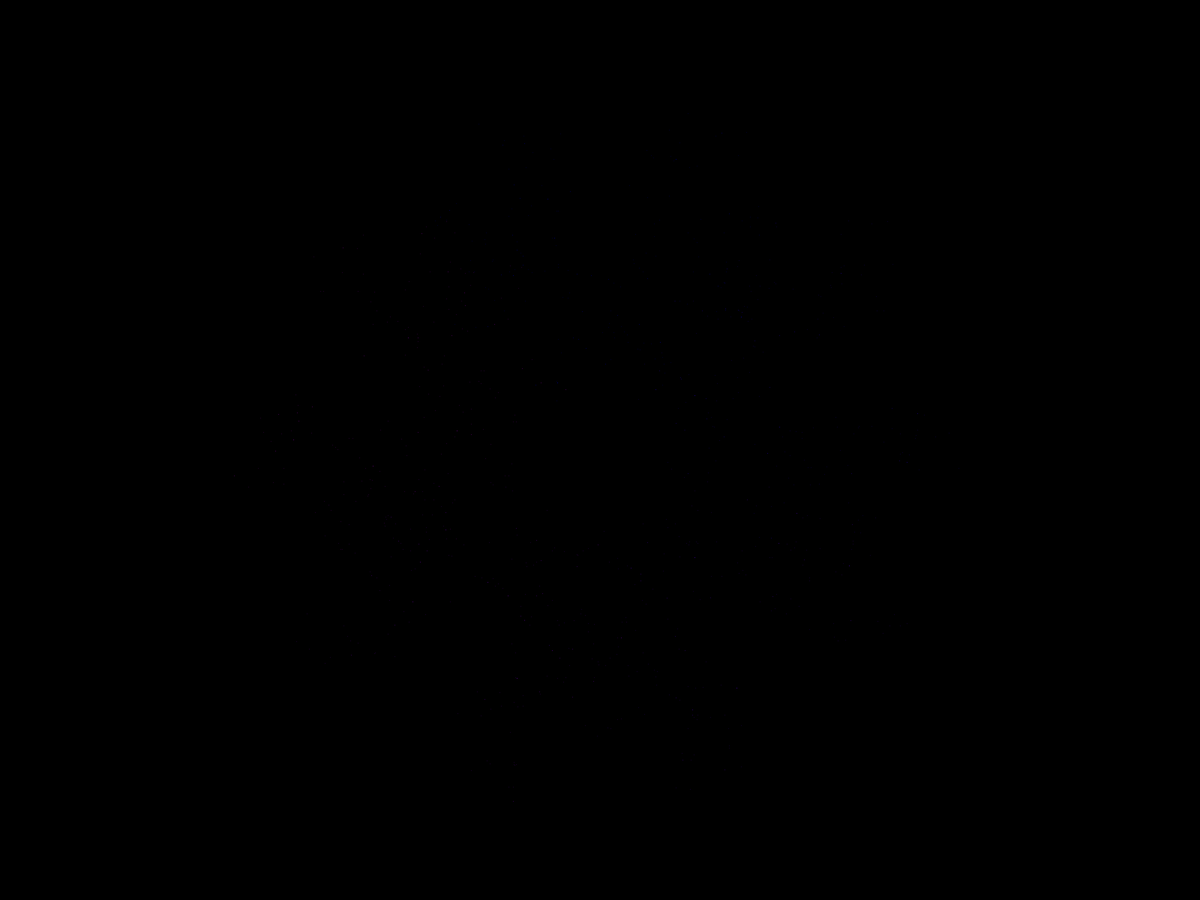
Frame 1 (no input)
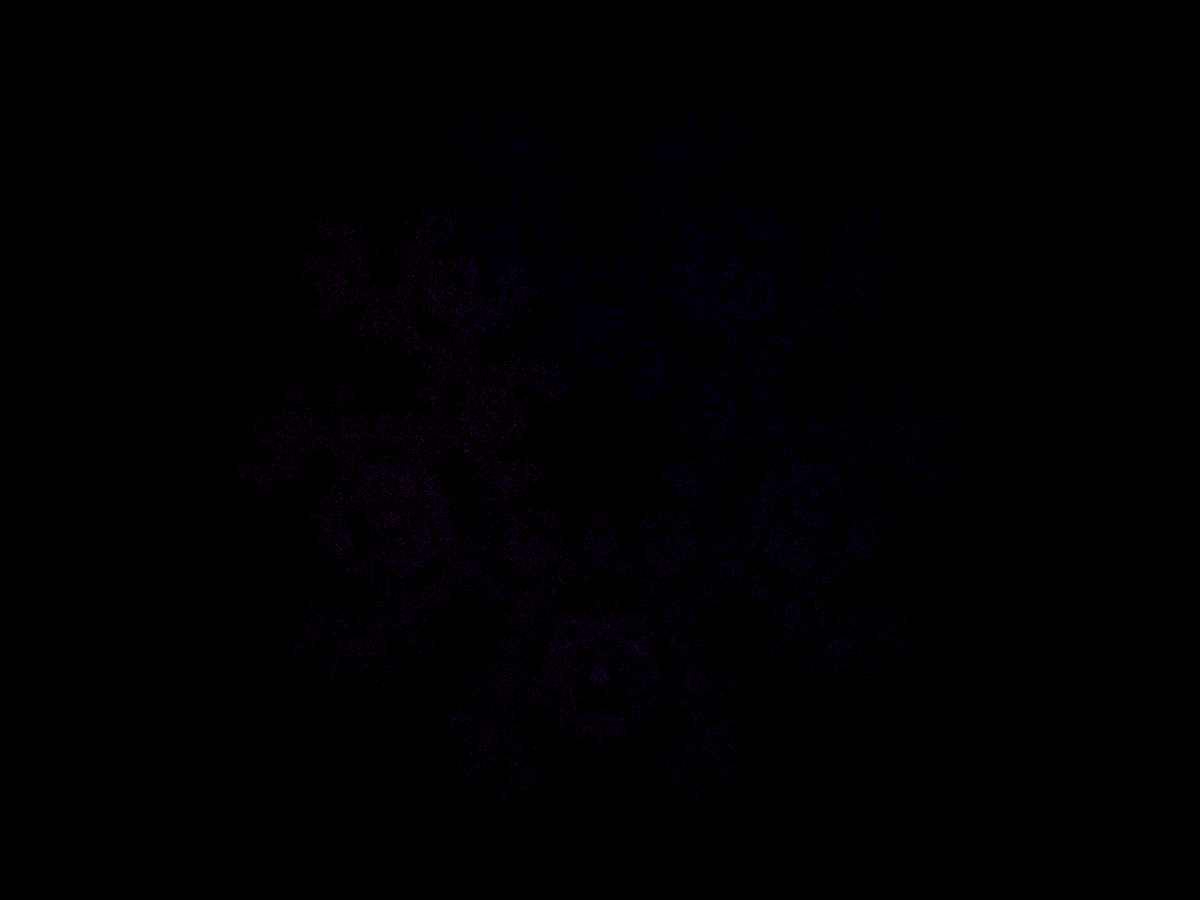
Frame 60 (the mouse pressed at the canvas centre just before this capture)
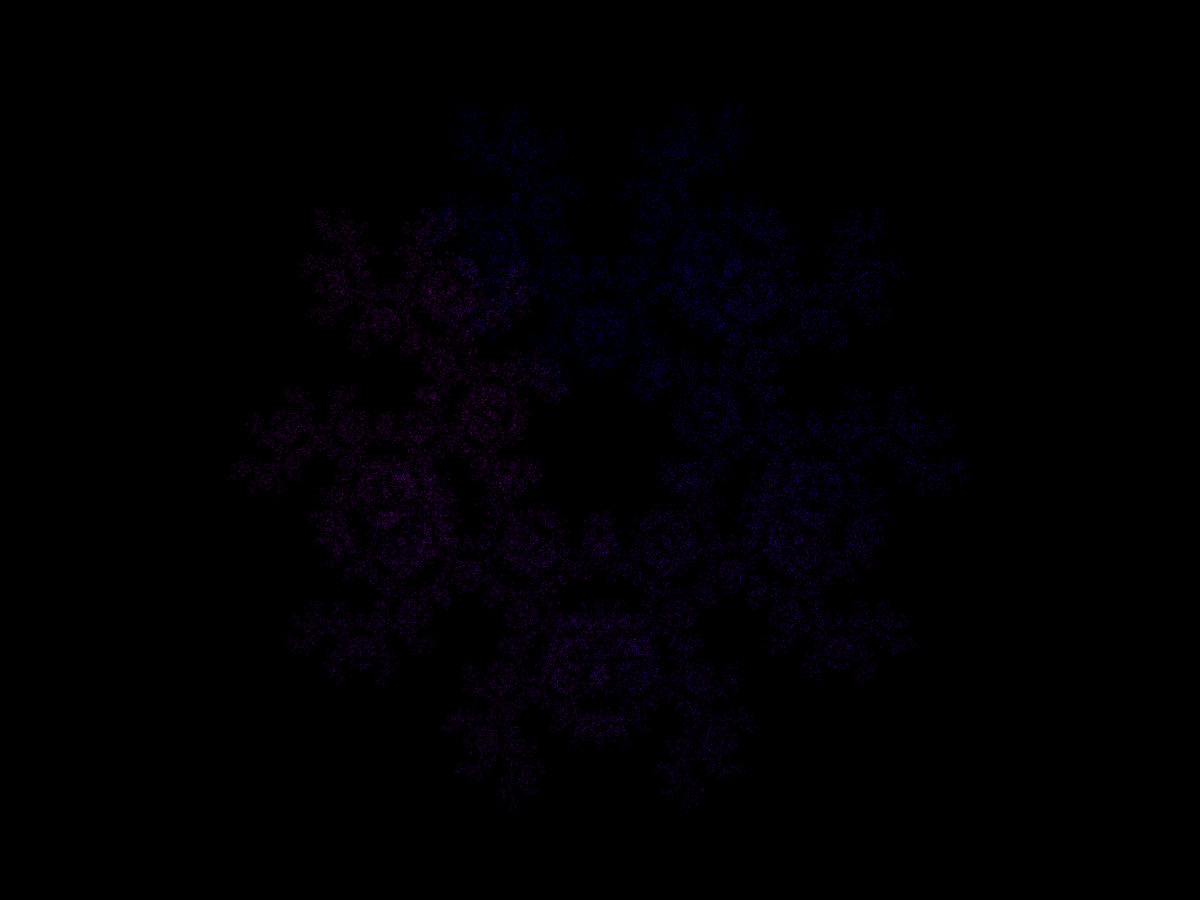
Frame 120 (the mouse held since frame 60 and released just before this capture)

The Processing sketch that drew these frames (run headless with seeded random() and noise(); from frame 60 on, the mouse is pressed at the canvas centre):

// Processing sketch: ChaosGame
// ── ChaosGame.pde
int noSeeds = 5;
float percent = 0.5;

Point currentPoint;
Point newPoint;
int index;
int oldIndex = -1;
int olderIndex = -1;

Point[] seeds = new Point[noSeeds];


void setup(){
  fullScreen();
  background(0);
  //size(800,600);
  
  currentPoint = new Point(random(width), random(height));
  
  generateSeeds();
}

void draw(){
  //stroke(255,50);
  
  for (int i = 0; i < 1000; i++){
    newPoint = nextPoint(currentPoint);
    newPoint.show();
    currentPoint = newPoint;
  }
  
}



void generateSeeds(){
  float x;
  float y;
  float r = height/2;
  
  for (int i = 0; i < noSeeds; i++){
    strokeWeight(8);
    x = r * cos(-PI/2 + TWO_PI * i / noSeeds) + width/2;
    y = r * sin(-PI/2 + TWO_PI * i / noSeeds) + height/2;
    seeds[i] = new Point(x, y);
    seeds[i].show();
  }
  
}


Point nextPoint(Point p){
  
  index = int(random(seeds.length));
  
  if(abs(oldIndex - index) != 0){
    float newX = lerp(p.x, seeds[index].x, percent);
    float newY = lerp(p.y, seeds[index].y, percent);
    
    Point point = new Point(newX, newY);
    olderIndex = oldIndex;
    oldIndex = index;
    stroke(255*index/noSeeds,0,255 * (1-index/noSeeds), 50);
    return point;
  }else{
    return p;
  }
}

// ── Classes.pde
class Point{
  
  float x;
  float y;
  
  Point(float x_, float y_){
    x = x_;
    y = y_;
  }
  
  void show(){
    strokeWeight(1);
    point(x,y);
  }
  
}
